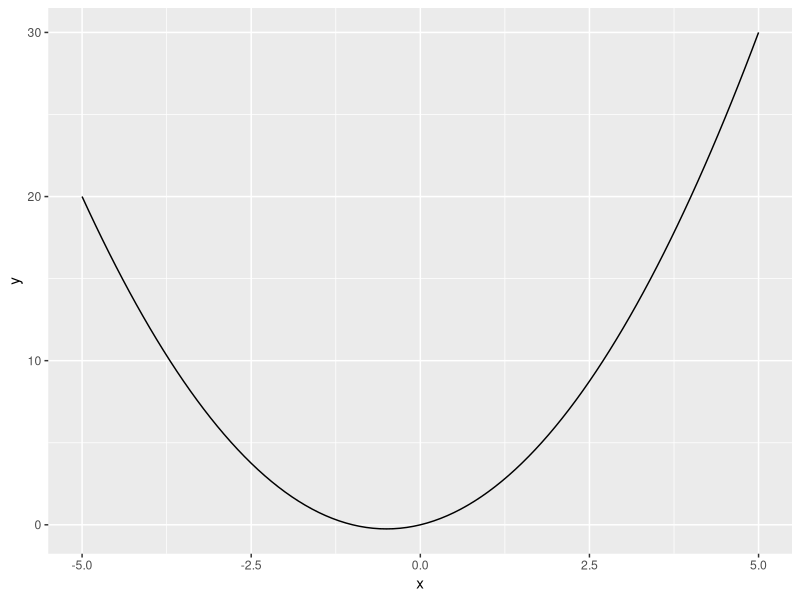

Write the R code that produced this figure. (Note: this script raises an error after producing the figure.)
## ---- chunk 1
library(tidyverse)

## ---- chunk 2
fun.1 <- function(x) x^2 + x

p <- ggplot(data = data.frame(x = 0), mapping = aes(x = x))
## ---- chunk 3
p + stat_function(fun = fun.1) + xlim(-5,5)
## ---- chunk 4
p + layer(geom = "path",        # Default. Can be omitted.
          stat = "function",
          fun = fun.1,          # Give function
          mapping = aes(color = "fun.1") # Give a meaningful name to color
          ) +
    scale_x_continuous(limits = c(-5,5)) +
    scale_color_manual(name = "Function", values = c("blue"))
## ---- chunk 5
fun.2 <- function(x) -1 * x + 10
fun.3 <- function(x) 3 * x + 2
## ---- chunk 6
ggplot(data = data.frame(x = 0), mapping = aes(x = x))+ 
    layer(stat = "function",
          fun = fun.1,
          mapping = aes(color = fun.1)
          ) +
    layer(stat = "function",
          fun = fun.2,
          mapping = aes(color = fun.2)
          ) +
    layer(stat = "function",
          fun = fun.3,
          mapping = aes(color = fun.3)
          ) 
    # scale_x_continuous(limits = c(-5, 5)) +
    # scale_color_manual(name = "Functions",
    #                    values = c("blue", "red", "green"), # Color specification
    #                    labels = c("X^2 + X", "-X + 10", "3X + 2"))
## ---- chunk 7
x <- 1:10
df <- data.frame(x)
ggplot(df, aes(x))+
    stat_function(fun=function(x) log(x)/(x-3))
